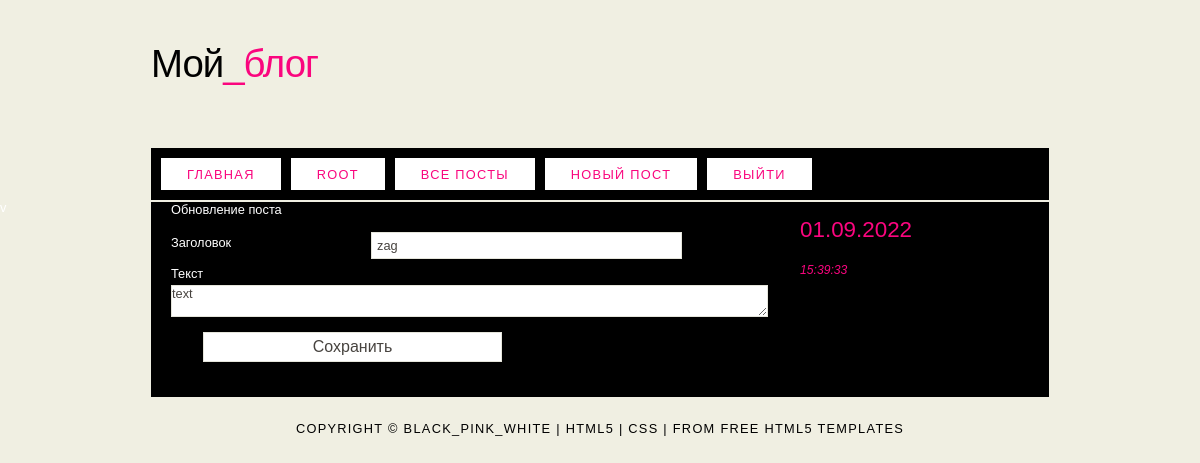
/post/9/update (signed in), run on the app's committed database.
### flask_blog/models.py (models this page shows, shortened)
class User(db.Model, UserMixin):
    id = db.Column(db.Integer, primary_key=True)
    username = db.Column(db.String(20), unique=True, nullable=False)
    email = db.Column(db.String(120), unique=True, nullable=False)
    image_file = db.Column(db.String(20), nullable=False,
                           default='default.png')
    password = db.Column(db.String(60), nullable=False)
    posts = db.relationship('Post', backref='author', lazy=True)

class Post(db.Model):
    id = db.Column(db.Integer, primary_key=True)
    title = db.Column(db.String(100), nullable=False)
    date_posted = db.Column(db.DateTime, nullable=False,
                            default=datetime.utcnow)
    content = db.Column(db.Text, nullable=False)
    user_id = db.Column(db.Integer, db.ForeignKey('user.id'), nullable=False)

### flask_blog/posts/routes.py (the view)
@posts.route("/post/<int:post_id>/update", methods=['GET', 'POST'])
@login_required
def update_post(post_id):
    post = Post.query.get_or_404(post_id)
    if post.author != current_user:
        abort(403)
    form = PostForm()
    if form.validate_on_submit():
        post.title = form.title.data
        post.content = form.content.data
        db.session.commit()
        flash('Ваш пост обновлен!', 'success')
        return redirect(url_for('posts.post', post_id=post.id))
    elif request.method == 'GET':
        form.title.data = post.title
        form.content.data = post.content
    return render_template('create_post.html', title='Обновление поста',
                           form=form, legend='Обновление поста')

### flask_blog/posts/forms.py
class PostForm(FlaskForm):
    title = StringField('Заголовок', validators=[DataRequired()])
    content = TextAreaField('Текст', validators=[DataRequired()])
    submit = SubmitField('Сохранить')

### flask_blog/models.py (called while the page is built)
@login_manager.user_loader
def load_user(user_id):
    return User.query.get(int(user_id))

### flask_blog/templates/create_post.html (shortened to what this page needs)
{% extends "layout.html" %}
{% block content %}
<form method="POST" action="">
    <legend>{{ legend }}</legend>
    <div class="form_settings">
        <p><span>{{ form.title.label }}</span>
        {% if form.title.errors %}
        {{ form.title }}
                        <p>
                            {% for error in form.title.errors %}
                                <span>{{ error }}</span>
                            {% endfor %}
                        </p>
                    {% else %}
                        {{ form.title }}
                    {% endif %}
        </p>
        <p><span>{{ form.content.label }}</span>
        {% if form.content.errors %}
        {{ form.content }}
                        <p>
                            {% for error in form.content.errors %}
                                <span>{{ error }}</span>
                            {% endfor %}
                        </p>
                    {% else %}
                        {{ form.content }}
                    {% endif %}
        </p>
        <div class="sub">
            {{ form.submit }}
        </div>
    </div>
</form>
{% endblock content %}

### flask_blog/templates/layout.html (shortened to what this page needs)
<!DOCTYPE HTML>
<html>
<head>
  <link rel="stylesheet" type="text/css" href="{{ url_for('static', filename='main.css') }}">
</head>
<body>
  <div id="main">
    <div id="header">
      <div id="logo">
        <div id="logo_text">
          <h1><a href="{{url_for('main.home') }}">Мой<span class="logo_colour">_блог</span></a></h1>
          <h2></h2>
        </div>
      </div>
      <div id="menubar">
        <ul id="menu">
          <li class="selected"><a href="{{url_for('main.home') }}">Главная</a></li>
          {% if current_user.is_authenticated %}
          <li class="selected"><a href="{{url_for('users.account') }}">{{ current_user.username }}</a></li>
          <li class="selected"><a href="{{url_for('posts.allpost') }}">Все посты</a></li>
          <li class="selected"><a href="{{url_for('posts.new_post') }}">Новый пост</a></li>
          <li class="selected"><a href="{{url_for('users.logout') }}">Выйти</a></li>
          {% else %}
          <li class="selected"><a href="{{url_for('users.login') }}">Войти</a></li>
          <li class="selected"><a href="{{url_for('users.register') }}">Регистрация</a></li>
          {% endif %}
        </ul>
      </div>
    </div>
    <div id="site_content">
      <div class="sidebar">
        <h3 id="data-time">Ошибка вывода даты</h3>
        <h5 id="clock-time">Ошибка вывода времени</h5>
      </div>
      <div id="content">
        {% block content %}{% endblock content %}
        </div>
    </div>
    <div id="footer">
      Copyright &copy; black_pink_white | <a href="http://validator.w3.org/check?uri=referer">HTML5</a> | <a
        href="http://jigsaw.w3.org/css-validator/check/referer">CSS</a> | from <a
        href="http://www.html5webtemplates.co.uk">free HTML5 templates</a>
    </div>
  </div>
</body>
</html>

### flask_blog/static/main.css (style rules this page uses)
html { height: 100%; }
* { margin: 0; padding: 0; }
body { font: normal .80em 'trebuchet ms', arial, sans-serif; background: #F0EFE2 url(background.png) repeat; color: #FFF; }
p { padding: 0 0 20px 0; line-height: 1.7em; }
h1, h2, h3, h4, h5, h6 { font: normal 175% 'century gothic', arial, sans-serif; color: #FA057E; margin: 0 0 15px 0; padding: 15px 0 5px 0; }
h2 { font: normal 175% 'century gothic', arial, sans-serif; }
h4, h5, h6 { margin: 0; padding: 0 0 5px 0; font: normal 120% arial, sans-serif; }
h5, h6 { font: italic 95% arial, sans-serif; padding: 0 0 15px 0; }
a, a:hover { outline: none; text-decoration: underline; color: #FFF; }
ul { margin: 2px 0 22px 17px; }
ul li { list-style-type: circle; margin: 0 0 6px 0; padding: 0 0 4px 5px; }
#main, #logo, #menubar, #site_content, #footer { margin-left: auto; margin-right: auto; }
#header { background: transparent; height: 202px; }
#logo { width: 898px; position: relative; height: 148px; }
#logo #logo_text { position: absolute; top: 20px; left: 0; }
#logo h1, #logo h2 { font: normal 300% 'century gothic', arial, sans-serif; border-bottom: 0; text-transform: none; margin: 0; }
#logo_text h1, #logo_text h1 a, #logo_text h1 a:hover { padding: 22px 0 0 0; color: #000; letter-spacing: -1px; text-decoration: none; }
#logo_text h1 a .logo_colour { color: #FA057E; }
#logo_text h2 { font-size: 100%; padding: 4px 0 0 0; color: #000; }
#menubar { width: 898px; height: 52px; padding: 0; background: #000; }
ul#menu, ul#menu li { float: left; margin: 0; padding: 0; }
ul#menu li { list-style: none; }
ul#menu li a { letter-spacing: 0.1em; font: normal 100% arial, sans-serif; display: block; float: left; height: 17px; margin: 10px 0 0 10px; padding: 9px 26px 6px 26px; text-align: center; color: #FFF; text-transform: uppercase; text-decoration: none; background: transparent; }
ul#menu li a:hover, ul#menu li.selected a, ul#menu li.selected a:hover { color: #FA057E; background: #fff; }
#site_content { width: 854px; overflow: hidden; margin: 0 auto 0 auto; padding: 0 24px 20px 20px; background: #000; }
.sidebar { float: right; width: 210px; padding: 0 15px 20px 15px; }
#content { text-align: left; float: left; width: 595px; padding: 0; }
#footer { width: 898px; font: normal 100% 'lucida sans unicode', arial, sans-serif; height: 33px; padding: 24px 0 5px 0; text-align: center; background: transparent; color: #000; text-transform: uppercase; letter-spacing: 0.1em; }
#footer a { color: #000; text-decoration: none; }
.form_settings { margin: 15px 0 0 0; }
.form_settings p { padding: 0 0 4px 0; }
.form_settings span { float: left; width: 200px; text-align: left; }
.form_settings input, .form_settings textarea { padding: 5px; width: 299px; font: 100% arial; border: 1px solid #E5E5DB; background: #FFF; color: #47433F; }
.form_settings textarea, .form_settings select { font: 100% arial; width: 299px; }

### flask_blog/templates/create_post.html (style rules this page uses)
.sub { padding: 15px 32px; text-align: center; text-decoration: none; display: inline-block; font-size: 16px; }

### data on the page
User: username "ROOT"
Post: title "zag", content "text"

### other printed values
{{ legend }} "Обновление поста"
